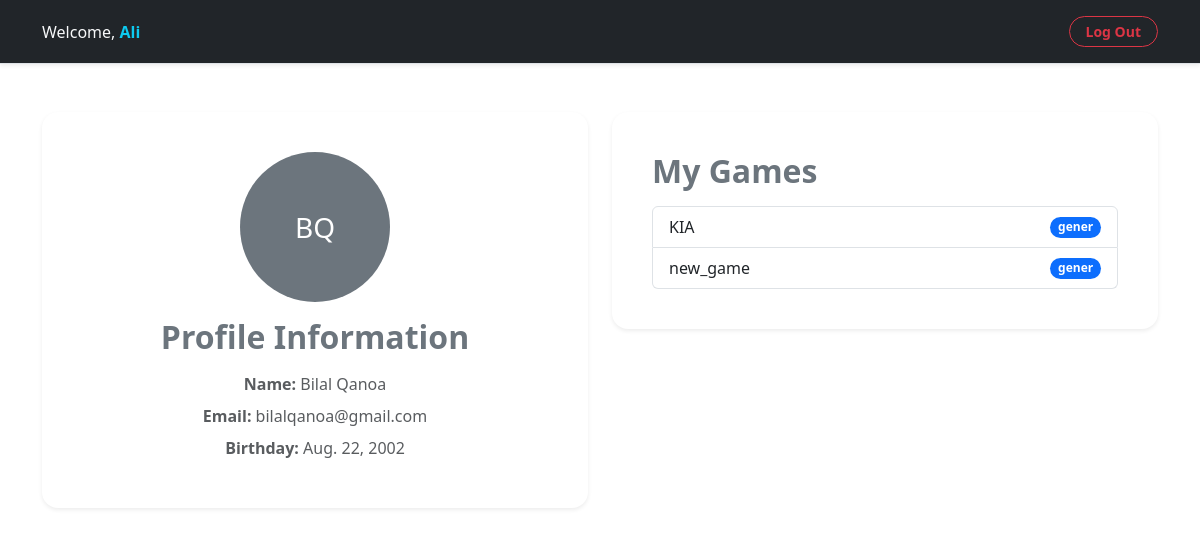
Page /home/profile/1/ (signed in) on the committed database.
### accounts/models.py (models this page shows, shortened)
class User(models.Model):
    first_name = models.CharField(max_length=255)
    last_name = models.CharField(max_length=255)
    email = models.CharField(max_length=255, unique=True)
    birthday = models.DateField(null=True, blank=True)
    password = models.CharField(max_length=255)
    img = models.ImageField(upload_to='profile_images/', null=True, blank=True)
    created_at = models.DateTimeField(auto_now_add=True)
    updated_at = models.DateTimeField(auto_now=True)
    objects = UserManager()

### main/models.py (models this page shows, shortened)
class Game (models.Model):
    name = models.CharField(max_length=255)
    genre = models.CharField(max_length=255)
    release_date = models.DateField()
    description = models.TextField()
    created_by = models.ForeignKey(User, on_delete=models.CASCADE, related_name='games')
    created_at = models.DateTimeField(auto_now_add=True)
    updates_at = models.DateTimeField(auto_now=True)
    objects = GameManager()

### main/views.py (the view)
# urls.py: path('profile/<int:user_id>/', views.profile_page, name='profile_page'),
def profile_page(request, user_id):
    if 'user_id' not in request.session:
        return redirect('accounts:index')
    user = User.objects.get(id=user_id)
    favorite_games = user.player_favorites.all()
    games = user.games.all()
    context = {
        'user': user,
        'favorite_games': favorite_games,
        'games': games
    }
    return render(request, 'main/profile_page.html', context)

### main/templates/main/profile_page.html (shortened to what this page needs)
{% extends "base.html" %}
{% block content %}
<nav class="navbar navbar-expand-lg navbar-dark bg-dark border-bottom shadow-sm py-3">
    <div class="container">
        <a href="{% url 'main:home' %}"><span class="text-light fw-medium">
                Welcome, <span class="text-info fw-bold">{{ request.session.user_name }}</span>
            </span></a>
        <div class="d-flex align-items-center gap-3">
            <a href="{% url 'accounts:logout' %}" class="btn btn-outline-danger btn-sm px-3 rounded-pill fw-semibold">
                Log Out
            </a>
        </div>
    </div>
</nav>
<div class="container my-5">
    <div class="row">
        <div class="col-md-6">
            <div class="card p-4 border-0 shadow-sm rounded-4 bg-white">
                <div class="card-body text-center">
                    {% if user.img %}
                    <img src="{{ user.img.url }}" alt="Profile Image" class="rounded-circle mb-3" width="150" height="150">
                    {% else %}
                    <div class="rounded-circle bg-secondary mb-3"
                        style="width: 150px; height: 150px; display: inline-flex; align-items: center; justify-content: center; color: white; font-size: 1.75rem;">
                        {{ user.first_name|default:''|slice:':1' }}{{ user.last_name|default:''|slice:':1' }}
                    </div>
                    {% endif %}
                    <h2 class="fw-bold text-secondary mb-3">Profile Information</h2>
                    <p class="text-muted mb-2"><strong>Name:</strong> {{ user.first_name }} {{ user.last_name }}</p>
                    <p class="text-muted mb-2"><strong>Email:</strong> {{ user.email }}</p>
                    <p class="text-muted mb-2"><strong>Birthday:</strong> {{ user.birthday }}</p>
                </div>
            </div>
        </div>
        <div class="col-md-6">
            <div class="card p-4 border-0 shadow-sm rounded-4 bg-white">
                <div class="card-body">
                    <h2 class="fw-bold text-secondary mb-3">My Games</h2>
                    {% if games %}
                    <ul class="list-group">
                        {% for game in games %}
                        <li class="list-group-item d-flex justify-content-between align-items-center">
                            <a href="{% url 'main:game_detail' game.id %}" class="text-decoration-none text-dark">
                                {{ game.name }}
                            </a>
                            <span class="badge bg-primary rounded-pill">{{ game.genre }}</span>
                        </li>
                        {% endfor %}
                    </ul>
                    {% else %}
                    <p class="text-muted">You haven't added any games yet.</p>
                    {% endif %}
                </div>
            </div>
        </div>
    </div>
</div>
{% endblock content %}

### main/templates/base.html (style rules this page uses)
a { text-decoration: none; }

### rows in the picture
User: first_name "B", last_name "Q", first_name "Bilal", last_name "Qanoa", email "bilalqanoa@gmail.com", birthday "Aug. 22, 2002"
Game: name "KIA", genre "gener"
Game: name "new_game", genre "gener"

### other values in the picture
{{ request.session.user_name }} "Ali"
